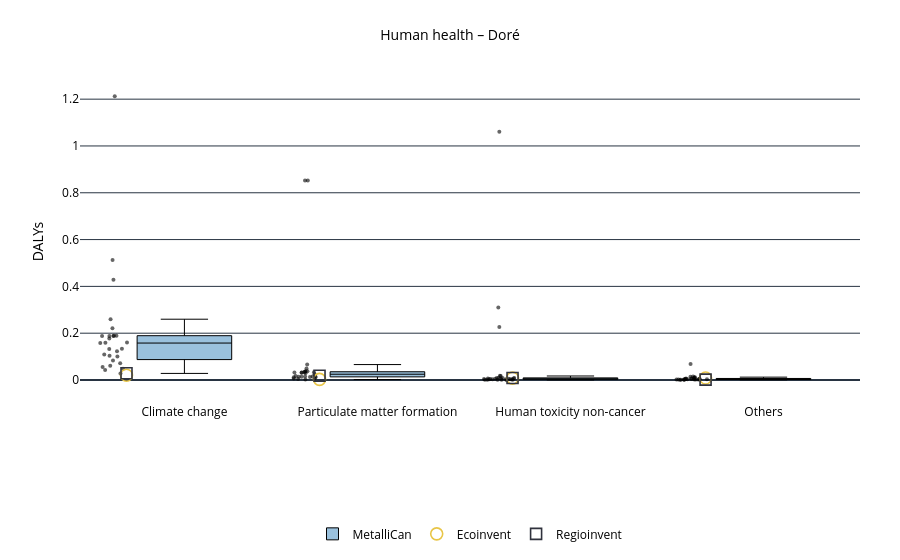

This figure's notebook cell:
### Markdown cell above
#### Boxplot HH

### Code cell
plot_lcia_boxes_for_reference_product(
    df_hh,
    reference_product="Doré",
    yaxis_label="DALYs",
    title="Human health – Doré",
    output_html="results/Damages/boxplot_hh_dore.html"
)

### Figure 1 — Plotly figure (JSON) as saved in the notebook; plotly's stock layout.template omitted (floating-point values rounded to 4 significant figures)
{"data": [{"boxpoints": "all", "fillcolor": "rgba(31,119,180,0.45)", "hoverinfo": "text+y", "hovertext": ["Brucejack", "Brucejack", "Brucejack", "Brucejack", "Canadian Malartic", "Canadian Malartic", "Canadian Malartic", "Canadian Malartic", "Casa Berardi", "Casa Berardi", "Casa Berardi", "Casa Berardi", "Detour Lake", "Detour Lake", "Detour Lake", "Detour Lake", "Eagle River", "Eagle River", "Eagle River", "Eagle River", "Eleonore", "Eleonore", "Eleonore", "Eleonore", "Elk", "Elk", "Elk", "Elk", "Fox Complex", "Fox Complex", "Fox Complex", "Fox Complex", "Goldex (Au)", "Goldex (Au)", "Goldex (Au)", "Goldex (Au)", "Hemlo", "Hemlo", "Hemlo", "Hemlo", "Island", "Island", "Island", "Island", "Kiena", "Kiena", "Kiena", "Kiena", "LaRonde (Doré)", "LaRonde (Doré)", "LaRonde (Doré)", "LaRonde (Doré)", "Lamaque", "Lamaque", "Lamaque", "Lamaque", "Macassa", "Macassa", "Macassa", "Macassa", "Magino", "Magino", "Magino", "Magino", "Meadowbank complex", "Meadowbank complex", "Meadowbank complex", "Meadowbank complex", "Meliadine", "Meliadine", "Meliadine", "Meliadine", "Musselwhite", "Musselwhite", "Musselwhite", "Musselwhite", "Porcupine complex", "Porcupine complex", "Porcupine complex", "Porcupine complex", "Rainy River", "Rainy River", "Rainy River", "Rainy River", "Red Lake", "Red Lake", "Red Lake", "Red Lake", "Seabee Gold Operation", "Seabee Gold Operation", "Seabee Gold Operation", "Seabee Gold Operation", "Snow Lake (Doré)", "Snow Lake (Doré)", "Snow Lake (Doré)", "Snow Lake (Doré)", "Timmins Operation", "Timmins Operation", "Timmins Operation", "Timmins Operation", "Westwood-Doyon", "Westwood-Doyon", "Westwood-Doyon", "Westwood-Doyon", "Éléonore", "Éléonore", "Éléonore", "Éléonore"], "jitter": 0.35, "line": {"color": "black", "width": 1}, "marker": {"opacity": 0.6, "size": 4}, "name": "MetalliCan", "x": [0, 2, 3, 1, 0, 2, 3, 1, 0, 2, 3, 1, 0, 2, 3, 1, 0, 2, 3, 1, 0, 2, 3, 1, 0, 2, 3, 1, 0, 2, 3, 1, 0, 2, 3, 1, 0, 2, 3, 1, 0, 2, 3, 1, 0, 2, 3, 1, 0, 2, 3, 1, 0, 2, 3, 1, 0, 2, 3, 1, 0, 2, 3, 1, 0, 2, 3, 1, 0, 2, 3, 1, 0, 2, 3, 1, 0, 2, 3, 1, 0, 2, 3, 1, 0, 2, 3, 1, 0, 2, 3, 1, 0, 2, 3, 1, 0, 2, 3, 1, 0, 2, 3, 1, 0, 2, 3, 1], "y": [1.213, 0.00405, 0.005164, 0.03763, 0.1332, 0.003505, 0.006726, 0.06592, 0.1776, 0.00929, 0.002245, 0.01625, 0.1881, 0.004337, 0.01064, 0.02919, 0.1036, 0.001291, 0.001884, 0.01393, 0.1895, 0.008987, 0.004328, 0.8528, 0.05509, 0.001252, 0.002666, 0.00609, 0.06071, 0.0185, 0.004375, 0.01197, 0.07106, 0.005782, 0.001977, 0.0145, 0.1231, 0.008847, 0.00407, 0.01373, 0.2597, 0.003053, 0.002093, 0.03113, 0.04224, 0.00065, 0.0006939, 0.00381, 0.04852, 0.003025, 0.0007914, 0.0132, 0.02812, 0.0003156, 0.0008748, 0.001934, 0.1597, 0.006496, 0.00598, 0.03254, 0.1328, 0.006909, 0.01213, 0.04948, 0.159, 0.003096, 0.004058, 0.03212, 0.1004, 0.001393, 0.002547, 0.02462, 0.2214, 0.01708, 0.003303, 0.01744, 0.1879, 0.3096, 0.01475, 0.006855, 0.4287, 0.006886, 0.01348, 0.03561, 0.1578, 0.2261, 0.009828, 0.03405, 0.5123, 0.005271, 0.002477, 0.03305, 0.08283, 0.003217, 0.002047, 0.01532, 0.1885, 1.06, 0.06874, 0.01203, 0.1088, 0.001444, 0.001602, 0.03699, 0.1895, 0.008987, 0.004328, 0.8528], "type": "box"}, {"marker": {"color": "#e8c547", "line": {"color": "black", "width": 1.6}, "size": 12, "symbol": "circle-open"}, "mode": "markers", "name": "Ecoinvent", "x": [-0.3, 1.7, 2.7, 0.7], "y": [0.02012, 0.008143, 0.00838, 0.002744], "type": "scatter"}, {"marker": {"color": "#30323d", "line": {"color": "black", "width": 1.6}, "size": 11, "symbol": "square-open"}, "mode": "markers", "name": "Regioinvent", "x": [-0.3, 1.7, 2.7, 0.7], "y": [0.02852, 0.008307, 0.001561, 0.01798], "type": "scatter"}], "layout": {"title": {"font": {"color": "black", "size": 14}, "text": "Human health – Doré", "x": 0.5}, "font": {"color": "black", "size": 12}, "xaxis": {"tickfont": {"color": "black"}, "tickmode": "array", "tickvals": [0, 1, 2, 3], "ticktext": ["Climate change", "Particulate matter formation", "Human toxicity non-cancer", "Others"]}, "yaxis": {"title": {"font": {"color": "black"}, "text": "DALYs"}, "tickfont": {"color": "black"}}, "margin": {"l": 80, "r": 40, "t": 80, "b": 120}, "legend": {"title": {"font": {"color": "black", "size": 13}, "text": ""}, "font": {"color": "black", "size": 12}, "orientation": "h", "yanchor": "bottom", "y": -0.45, "xanchor": "center", "x": 0.5}, "plot_bgcolor": "white", "paper_bgcolor": "white"}}
